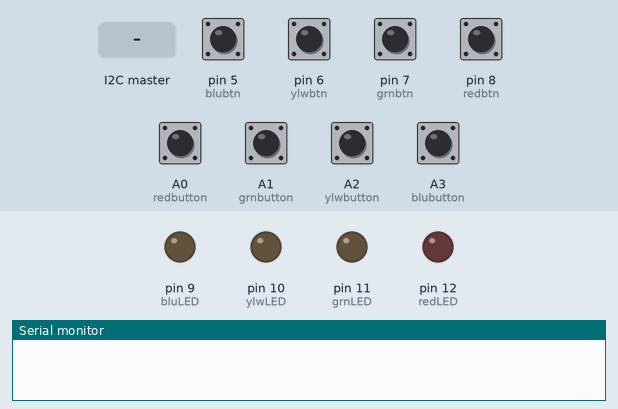
A sketch run on a simulated Arduino Uno, built with avr-gcc and run on an emulated ATmega328P. On the bench: output pins drawn as LEDs (lit = HIGH), the last lines printed to the serial monitor. The test bench sets the inputs (shaded band); at power-on: A0 (redbutton), A1 (grnbutton), A2 (ylwbutton), A3 (blubutton), pin 5 (blubtn), pin 6 (ylwbtn), pin 7 (grnbtn), pin 8 (redbtn) LOW.

Above: at 1.2 s.
1.3 s: the I2C master sends the byte 1
At 2.5 s:
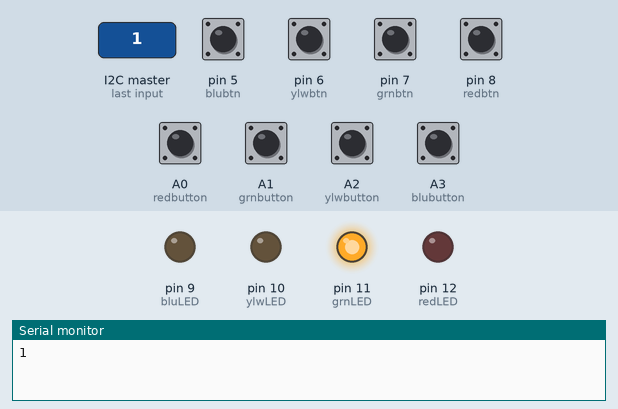
2.8 s: pin 7 (grnbtn) pulled HIGH for 0.15 s
At 2.97 s:
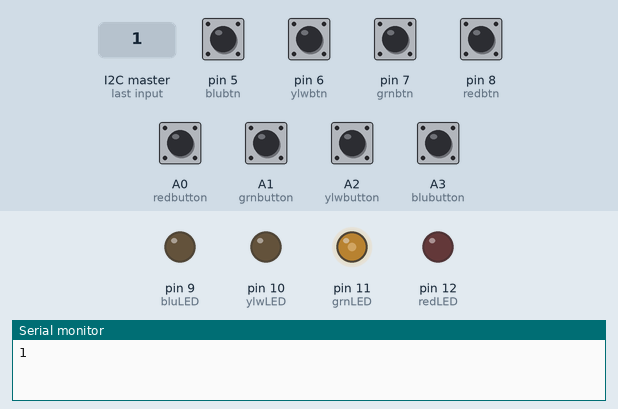
4.5 s: A0 (redbutton) pulled HIGH for 0.15 s
At 5.1 s:
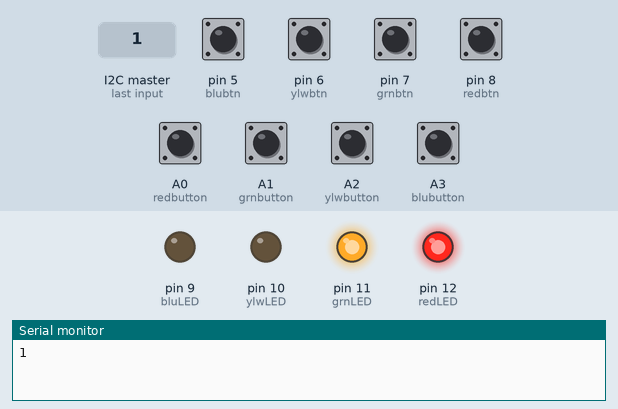
6.1 s: A2 (ylwbutton) pulled HIGH for 0.15 s
At 6.4 s:
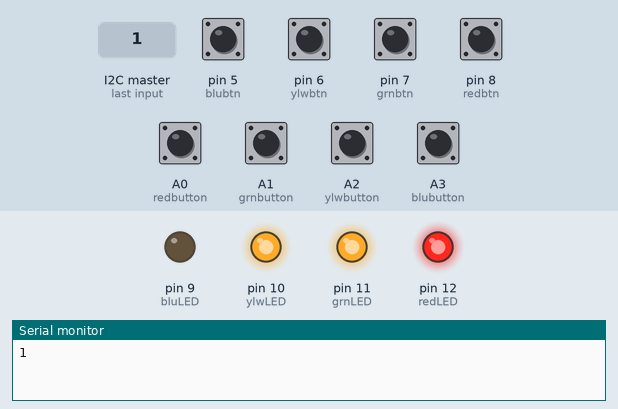
7.7 s: pin 8 (redbtn) pulled HIGH for 0.15 s
At 8.8 s:
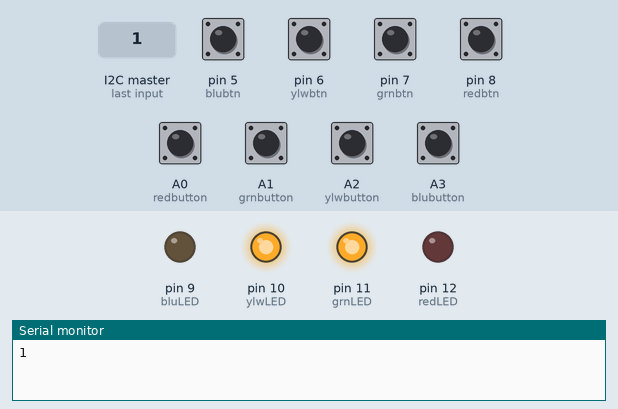
9.3 s: A3 (blubutton) pulled HIGH for 0.15 s
At 10.0 s:
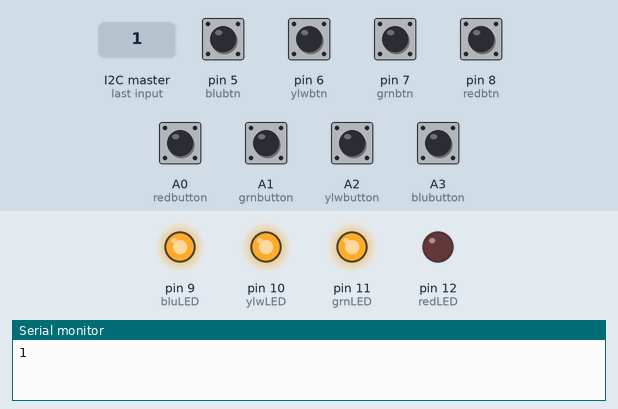
Timing chart, 0 to 11.9 s (numbered marks = the images above; inputs shaded):
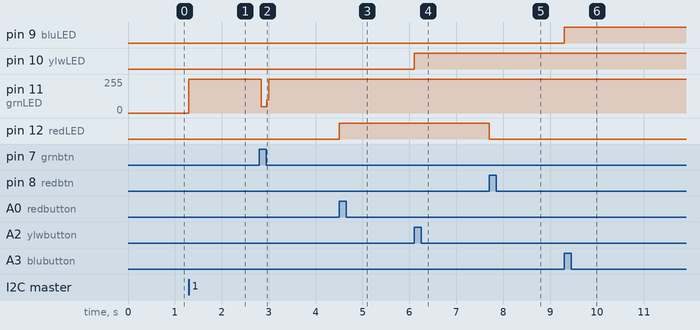

The sketch:

Slave.ino
```cpp
#include <Wire.h>

//LED variabler
int redLED = 12;
int grnLED = 11;
int ylwLED = 10;
int bluLED= 9;

//variabler for hjelp kommer knapp
int redbtn = 8;
int grnbtn = 7;
int ylwbtn = 6;
int blubtn = 5;

//variabler for trenger hjelp knappen
int redbutton = A0;
int grnbutton = A1;
int ylwbutton = A2;
int blubutton = A3;

//State for hjelp kommer knapp
int redState = 0;
int grnState = 0;
int ylwState = 0;
int bluState = 0;

//State for trenger hjelp knapp
int redHelpState = 0;
int grnHelpState = 0;
int ylwHelpState = 0;
int bluHelpState = 0;

int valueReceived = 5;
int sendValue = 0;

void setup() {
  Serial.begin(9600);

  pinMode(redLED, OUTPUT);
  pinMode(grnLED, OUTPUT);
  pinMode(bluLED, OUTPUT);
  pinMode(ylwLED, OUTPUT);

  pinMode(redbtn, INPUT);
  pinMode(grnbtn, INPUT);
  pinMode(blubtn, INPUT);
  pinMode(ylwbtn, INPUT);

  pinMode(redbutton, INPUT);
  pinMode(grnbutton, INPUT);
  pinMode(blubutton, INPUT);
  pinMode(ylwbutton, INPUT);

  Wire.begin(9);

  Wire.onReceive(receiveEvent); //dette skjer når arduino får ting
  Wire.onRequest(requestEvent); //dette skjer når arduino spør om ting
}

void receiveEvent(int bytes) {
  //leser verdien den får
  valueReceived = Wire.read();
  Serial.println(valueReceived);
}

void requestEvent(){
  //sender den til master
  Wire.write(sendValue);
}

void loop() {
  redState = digitalRead(redbtn);
  grnState = digitalRead(grnbtn);
  ylwState = digitalRead(ylwbtn);
  bluState = digitalRead(blubtn);

  redHelpState = digitalRead(redbutton);
  grnHelpState = digitalRead(grnbutton);
  ylwHelpState = digitalRead(ylwbutton);
  bluHelpState = digitalRead(blubutton);

  //slår på LED lyset med tilsvarende verdi
  if(valueReceived == 0){
    digitalWrite(redLED, HIGH);
  }
  if(valueReceived == 1){
    digitalWrite(grnLED, HIGH);
  }
  if(valueReceived == 2){
    digitalWrite(bluLED, HIGH);
  }
  if(valueReceived == 3){
    digitalWrite(ylwLED, HIGH);
  }

  help_needed();
  help_coming();
}

//slår på lyset som skal lyse og endrer variabelen som blir sendt til master
void help_needed(){
  if(redHelpState == HIGH){
    digitalWrite(redLED, HIGH);
    sendValue = 0;
  }
  if(grnHelpState == HIGH){
    digitalWrite(grnLED, HIGH);
    sendValue = 1;
  }
  if(ylwHelpState == HIGH){
    digitalWrite(ylwLED, HIGH);
    sendValue = 2;
  }
  if(bluHelpState == HIGH){
    digitalWrite(bluLED, HIGH);
    sendValue = 3;
  }
}

//slår av lyset og endrer variablen som blir sendt til master
void help_coming(){
  if(redState == HIGH){
    digitalWrite(redLED, LOW);
    sendValue = 5;
  }
  if(grnState == HIGH){
    digitalWrite(grnLED, LOW);
    sendValue = 6;
  }
  if(ylwState == HIGH){
    digitalWrite(ylwLED, LOW);
    sendValue = 7;
  }
  if(bluState == HIGH){
    digitalWrite(bluLED, LOW);
    sendValue = 8;
  }
}
```

Measured:
- after the input at 1.3 s, pin 11 (grnLED): 0/255 → 255/255 at once
- after the input at 2.8 s, pin 11 (grnLED): 255/255 → 48/255 at once, → 255/255 0.12 s later
- after the input at 4.5 s, pin 12 (redLED): LOW → HIGH at once
- after the input at 6.1 s, pin 10 (ylwLED): LOW → HIGH at once
- after the input at 7.7 s, pin 12 (redLED): HIGH → LOW at once
- after the input at 9.3 s, pin 9 (bluLED): LOW → HIGH at once
